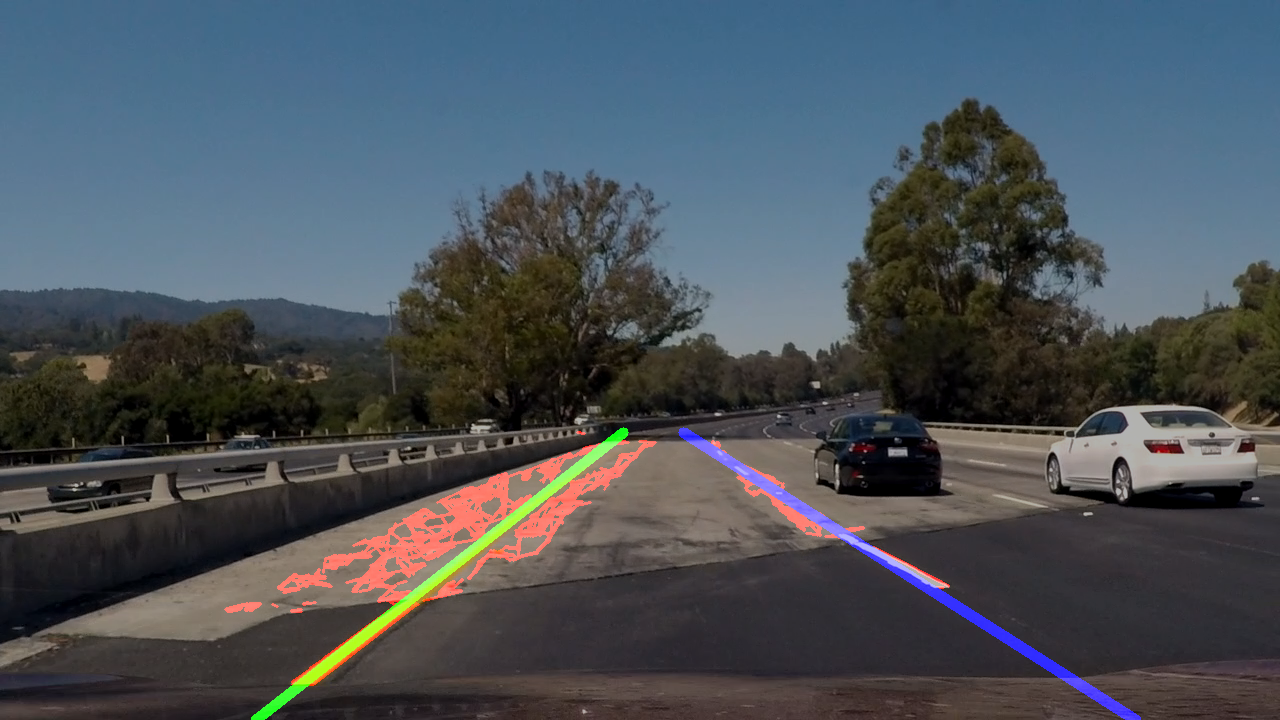
#> input picture test_images/challenge-img-105-averaged-model.png, 1280 x 720 px
$ python -i LaneLinesFinder.py   (imports and definitions only)
#> lines starting #> are read from the running program, lines starting #| are printed output that depends on the picture; after the words box and inside, x2 and y2 are one past the last pixel; in counts of white or black regions, pixels touching at a corner belong together
import matplotlib.image as mpimg
import numpy as np
import cv2
import math
from collections import deque

def grayscale(img):
    """Applies the Grayscale transform
    This will return an image with only one color channel
    but NOTE: to see the returned image as grayscale
    (assuming your grayscaled image is called 'gray')
    you should call plt.imshow(gray, cmap='gray')"""
    return cv2.cvtColor(img, cv2.COLOR_RGB2GRAY)
    # Or use BGR2GRAY if you read an image with cv2.imread()
    #return cv2.cvtColor(img, cv2.COLOR_BGR2GRAY)


def canny(img, low_threshold, high_threshold):
    """Applies the Canny transform"""
    return cv2.Canny(img, low_threshold, high_threshold)


def gaussian_blur(img, kernel_size):
    """Applies a Gaussian Noise kernel"""
    return cv2.GaussianBlur(img, (kernel_size, kernel_size), 0)


def region_of_interest(img, vertices):
    """
    Applies an image mask.

    Only keeps the region of the image defined by the polygon
    formed from `vertices`. The rest of the image is set to black.
    """
    # defining a blank mask to start with
    mask = np.zeros_like(img)

    # defining a 3 channel or 1 channel color to fill the mask with depending on the input image
    if len(img.shape) > 2:
        channel_count = img.shape[2]  # i.e. 3 or 4 depending on your image
        ignore_mask_color = (255,) * channel_count
    else:
        ignore_mask_color = 255

    # filling pixels inside the polygon defined by "vertices" with the fill color
    cv2.fillPoly(mask, vertices, ignore_mask_color)

    # returning the image only where mask pixels are nonzero
    masked_image = cv2.bitwise_and(img, mask)
    return masked_image


# [23 lines left out: function draw_lines1, not called in this run]


def hough_lines(img, rho, theta, threshold, min_line_len, max_line_gap, roi_apex):
    """
    `img` should be the output of a Canny transform.

    Returns an image with hough lines drawn.
    """

    lines = cv2.HoughLinesP(img, rho, theta, threshold, np.array([]), minLineLength=min_line_len, maxLineGap=max_line_gap)
    return lines

# Python 3 has support for cool math symbols.

def weighted_img(img, initial_img, α=0.8, β=1., λ=0.):
    """
    `img` is the output of the hough_lines(), An image with lines drawn on it.
    Should be a blank image (all black) with lines drawn on it.

    `initial_img` should be the image before any processing.

    The result image is computed as follows:

    initial_img * α + img * β + λ
    NOTE: initial_img and img must be the same shape!
    """
    return cv2.addWeighted(initial_img, α, img, β, λ)


class LaneLines(object):
    def __init__(self, left_model, right_model):
        self.left_model = left_model
        self.right_model = right_model


class LaneLinesFinder(object):
    # Define default parameters for Canny
    CANNY_LOW_THRESHOLD = 100
    CANNY_HIGH_THRESHOLD = 170

    # Define default parameters for HoughTransform
    HT_RHO = 1  # distance resolution in pixels of the Hough grid
    HT_THETA = 1 * np.pi / 180  # angular resolution in radians of the Hough grid
    HT_THRESHOLD = 5  # minimum number of votes (intersections in Hough grid cell)
    HT_MIN_LINE_LEN = 5  # minimum number of pixels making up a line
    HT_MAX_LINE_GAP = 10  # maximum gap in pixels between connectable line segments

    def __init__(self, config=None,
                 line_render_thickness=10,
                 left_line_color=[255, 0, 0], right_line_color=[255, 0, 0],
                 avg_models_len=10, avg_models_weights_start=0.01, avg_models_weights_stop=0.99, avg_models_mse_threshold = 100,
                 draw_origin_lines=False, store_images=False):
        self.result_dir = "video_result/"
        self.image_frame_idx = 0
        self.store_images = store_images
        self.draw_origin_lines = draw_origin_lines

        self.line_render_thickness = line_render_thickness
        self.left_line_color = left_line_color
        self.right_line_color = right_line_color

        self.extrapolate_consider_line_len = False
        self.extrapolate_step_len = 10

        self.avg_models_len = avg_models_len
        self.avg_models_weights_start = avg_models_weights_start
        self.avg_models_weights_stop = avg_models_weights_stop
        self.avg_models_mse_threshold = avg_models_mse_threshold

        self.last_lane_models = deque([], maxlen=self.avg_models_len)

        if config is None: config = {}
        config.setdefault('canny_low_threshold', LaneLinesFinder.CANNY_LOW_THRESHOLD)
        config.setdefault('canny_high_threshold', LaneLinesFinder.CANNY_HIGH_THRESHOLD)
        config.setdefault('ht_rho', LaneLinesFinder.HT_RHO)
        config.setdefault('ht_theta', LaneLinesFinder.HT_THETA)
        config.setdefault('ht_threshold', LaneLinesFinder.HT_THRESHOLD)
        config.setdefault('ht_min_line_len', LaneLinesFinder.HT_MIN_LINE_LEN)
        config.setdefault('ht_max_line_gap', LaneLinesFinder.HT_MAX_LINE_GAP)

        self.config = config

    def process_image(self, image):
        # NOTE: The output you return should be a color image (3 channel) for processing video below
        # TODO: put your pipeline here,
        # you should return the final output (image where lines are drawn on lanes)

        (edges, roi_img, line_img, lines_edges) = self.find_lane_lines(image,
                                                                       self.config['canny_low_threshold'], self.config['canny_high_threshold'],
                                                                       self.config['ht_rho'], self.config['ht_theta'], self.config['ht_threshold'],
                                                                       self.config['ht_min_line_len'], self.config['ht_max_line_gap'])
        if self.store_images:
            mpimg.imsave(self.result_dir + "src_img-{0}.png".format(self.image_frame_idx), image)
            mpimg.imsave(self.result_dir + "edges-{0}.png".format(self.image_frame_idx), edges)
            mpimg.imsave(self.result_dir + "roi_img-{0}.png".format(self.image_frame_idx), roi_img)
            mpimg.imsave(self.result_dir + "line_img-{0}.png".format(self.image_frame_idx), line_img)
            mpimg.imsave(self.result_dir + "lines_edges-{0}.png".format(self.image_frame_idx), lines_edges)

            self.image_frame_idx += 1

        result = lines_edges
        return result

    def find_lane_lines(self, origin_img, canny_low_threshold, canny_high_threshold,
                        ht_rho, ht_theta, ht_threshold, ht_min_line_len, ht_max_line_gap):
        width = origin_img.shape[1]
        height = origin_img.shape[0]

        # Step 1. filtering white and yellow pixels
        filtered_image = self.filter_white_and_yellow_pixels(origin_img)

        # Step 2. grayscaling
        gray = grayscale(filtered_image)

        # Step 3. blurring using gaussian
        kernel_size = 3
        blur_gray = gaussian_blur(gray, kernel_size)

        # Step 4. finding edges using canny algo
        edges = canny(blur_gray, canny_low_threshold, canny_high_threshold)

        # Step 5. masking with ROI
        ysize = height
        xsize = width
        xdelta_bottom = 5
        xdelta_top = 0.05 * width
        xmiddle = width / 2
        roi_apex = (0.6) * height
        roi_vertices = np.array([[(xdelta_bottom, ysize), (xmiddle - xdelta_top, roi_apex),
                                  (xmiddle + xdelta_top, roi_apex), (xsize - xdelta_bottom, ysize)]], dtype=np.int32)

        masked_edges = region_of_interest(edges, roi_vertices)

        # create ROI image for further debugging
        roi_img = np.copy(origin_img)
        cv2.polylines(roi_img, roi_vertices, isClosed=False, color=(0, 0, 255), thickness=2)

        # Step 6. finding lines using HoughTransform and drawing found lines
        lines = hough_lines(masked_edges, ht_rho, ht_theta, ht_threshold, ht_min_line_len, ht_max_line_gap, roi_apex)
        (line_img, left_model, right_model) = self.draw_lines(width, height, lines, roi_apex)

        # store models for further using
        self.last_lane_models.append(LaneLines(left_model, right_model))

        # Step 7. Draw the lines on the origin image
        lines_edges = weighted_img(line_img, origin_img, α=0.7, β=1., λ=0.)

        return (edges, roi_img, line_img, lines_edges)

    def draw_lines(self, width, height, lines, roi_apex):
        img = np.zeros((height, width, 3), dtype=np.uint8)

        if (lines is None):
            return img

        if self.draw_origin_lines:
            for line in lines:
                for x1, y1, x2, y2 in line:
                    cv2.line(img, (x1, y1), (x2, y2), [255, 0, 0], 2)
            # return

        height = img.shape[0]
        width = img.shape[1]

        sorted_lines = self.sort_lines_by_y(lines)
        left_lines, right_lines = self.split_lines(sorted_lines, width)

        (min_y, max_y) = (roi_apex, height)

        left_model = self.fit_lines_and_render(img, left_lines, min_y, max_y, self.left_line_color, self.line_render_thickness, True)
        right_model = self.fit_lines_and_render(img, right_lines, min_y, max_y, self.right_line_color, self.line_render_thickness, False)

        return (img, left_model, right_model)

    def fit_lines_and_render(self, img, lines, min_y, max_y, color, thickness, is_left):
        if len(lines) > 0:
            left_lines_x, left_lines_y = self.avg_line(lines)

            # we need to find x by y value, so change order of arguments
            result_model = np.poly1d(np.polyfit(left_lines_y, left_lines_x, 1))
            mse = np.mean((result_model(left_lines_y) - left_lines_x) ** 2)

            # use previous models when our current fit is not good enough
            if mse > self.avg_models_mse_threshold:
                result_model = self.avg_model(result_model, is_left)
        else:
            result_model = self.avg_model(None, is_left)

        if result_model is None:
            return None

        left_x_start = result_model(max_y)
        left_x_end = result_model(min_y)

        cv2.line(img, (int(left_x_start), int(max_y)), (int(left_x_end), int(min_y)), color, thickness)

        return result_model

    def avg_model(self, model, is_left):
        models_num = len(self.last_lane_models)
        if models_num == 0:
            return model

        weights = np.linspace(self.avg_models_weights_start, self.avg_models_weights_stop, num=models_num)
        idx = 0
        coeffs_accum = None
        for lane_model in self.last_lane_models:
            m = lane_model.left_model if is_left else lane_model.right_model
            coeffs = np.copy(m.coeffs) if m is not None else np.zeros(2)
            coeffs *= weights[idx]
            if coeffs_accum is None:
                coeffs_accum = coeffs
            else:
                coeffs_accum += coeffs
            idx += 1

        if model is not None:
            coeffs_accum += model.coeffs
            result_coeffs = coeffs_accum / (np.sum(weights) + 1)
        else:
            result_coeffs = coeffs_accum / np.sum(weights)

        return np.poly1d(result_coeffs)


    def avg_line(self, lines):
        lines_x = []
        lines_y = []
        for l in lines:
            lines_x.append(int(l.x1))
            lines_y.append(int(l.y1))

            # add more points for longer lines to avoid influence of noisy short lines
            if self.extrapolate_consider_line_len:
                len = l.x2 - l.x1
                len_abs = math.fabs(len)

                if len_abs >= 2 * self.extrapolate_step_len:
                    step_num = int(len / self.extrapolate_step_len)
                    # poly = np.poly1d(np.polyfit([l.x1, l.x2], [l.y1, l.y2], 1))
                    for s in range(1, step_num):
                        x = l.x1 + s * self.extrapolate_step_len
                        # y = poly(x)
                        y = l.calc_y(x)
                        lines_x.append(int(x))
                        lines_y.append(int(y))

            lines_x.append(int(l.x2))
            lines_y.append(int(l.y2))
        return (lines_x, lines_y)

    def split_lines(self, lines, width):
        middle_x = width / 2

        ox = Line(0, 0, 1, 0)

        left_lines_angle_threshold_start = math.radians(-30)
        left_lines_angle_threshold_end = math.radians(-60)

        right_lines_angle_threshold_start = math.radians(-120)
        right_lines_angle_threshold_end = math.radians(-155)

        left_lines = []
        right_lines = []

        for l in lines:
            angle = ox.angle_between_lines2(l)

            if l.x1 < middle_x and left_lines_angle_threshold_end <= angle <= left_lines_angle_threshold_start:
                left_lines.append(l)
            elif l.x1 > middle_x and right_lines_angle_threshold_end <= angle <= right_lines_angle_threshold_start:
                right_lines.append(l)

        return (left_lines, right_lines)

    def filter_white_and_yellow_pixels(self, origin_img):
        hsv = cv2.cvtColor(origin_img, cv2.COLOR_BGR2HSV)
        lower_white = np.array([0, 0, 200], dtype=np.uint8)
        upper_white = np.array([180, 255, 255], dtype=np.uint8)
        mask_white = cv2.inRange(hsv, lower_white, upper_white)
        res_white = cv2.bitwise_and(origin_img, origin_img, mask=mask_white)
        return res_white

        # [14 lines of commented-out code are left out]

    def sort_lines_by_y(self, lines):
        # sort by Y values
        sorted_lines = []
        for line in lines:
            for x1, y1, x2, y2 in line:
                l = Line(x1, y1, x2, y2) if y1 > y2 else Line(x2, y2, x1, y1)
                if l.is_horizontal():
                    continue
                sorted_lines.append(l)

        sorted_lines.sort(key=lambda l: l.y1, reverse=True)
        return sorted_lines


class Line(object):
    def __init__(self, x1, y1, x2, y2):
        self.x1 = x1
        self.y1 = y1
        self.x2 = x2
        self.y2 = y2

        # y = mx + b
        # Ax + By + C = 0
        self.a = y1 - y2
        self.b = x2 - x1
        self.c = x1*y2 - x2*y1

    def slope(self):
        return (self.y2 - self.y1) / (self.x2 - self.x1)

    def calc_x(self, y):
        return (-self.b*y - self.c)/self.a

    def calc_y(self, x):
        return (-self.a*x - self.c)/self.b

    def length(self):
        return math.sqrt(self.length_sq())

    # [16 lines left out: functions length_sq, angle_between_lines, not called in this run]

    def angle_between_lines2(self, line):
        ax = self.x2 - self.x1
        ay = self.y2 - self.y1
        bx = line.x2 - line.x1
        by = line.y2 - line.y1
        return math.atan2(by, bx) - math.atan2(ay, ax)

    def distance_to_pt(self, pt_x, pt_y):
        return math.fabs(self.a * pt_x + self.b * pt_y + self.c) / math.sqrt(self.a * self.a + self.b * self.b)

    def is_almost_equal(self, line, eps=0.1):
        return math.fabs(self.a - line.a) < eps and math.fabs(self.b - line.b) < eps and math.fabs(self.c - line.c) < eps

    # [10 lines left out: function is_almost_parallel, not called in this run]

    def is_horizontal(self, eps=0.1):
        return math.fabs(self.a) < eps

    def is_vertical(self):
        return self.b == 0

    def __str__(self):
        return "({0},{1}) -> ({2},{3})".format(self.x1, self.y1, self.x2, self.y2)

    def __repr__(self):
        return str(self)

>>> import cv2
>>> picture = cv2.cvtColor(cv2.imread('test_images/challenge-img-105-averaged-model.png'), cv2.COLOR_BGR2RGB)
>>> result = LaneLinesFinder().process_image(picture)
#> in filter_white_and_yellow_pixels, `mask_white = cv2.inRange(hsv, lower_white, upper_white)`:
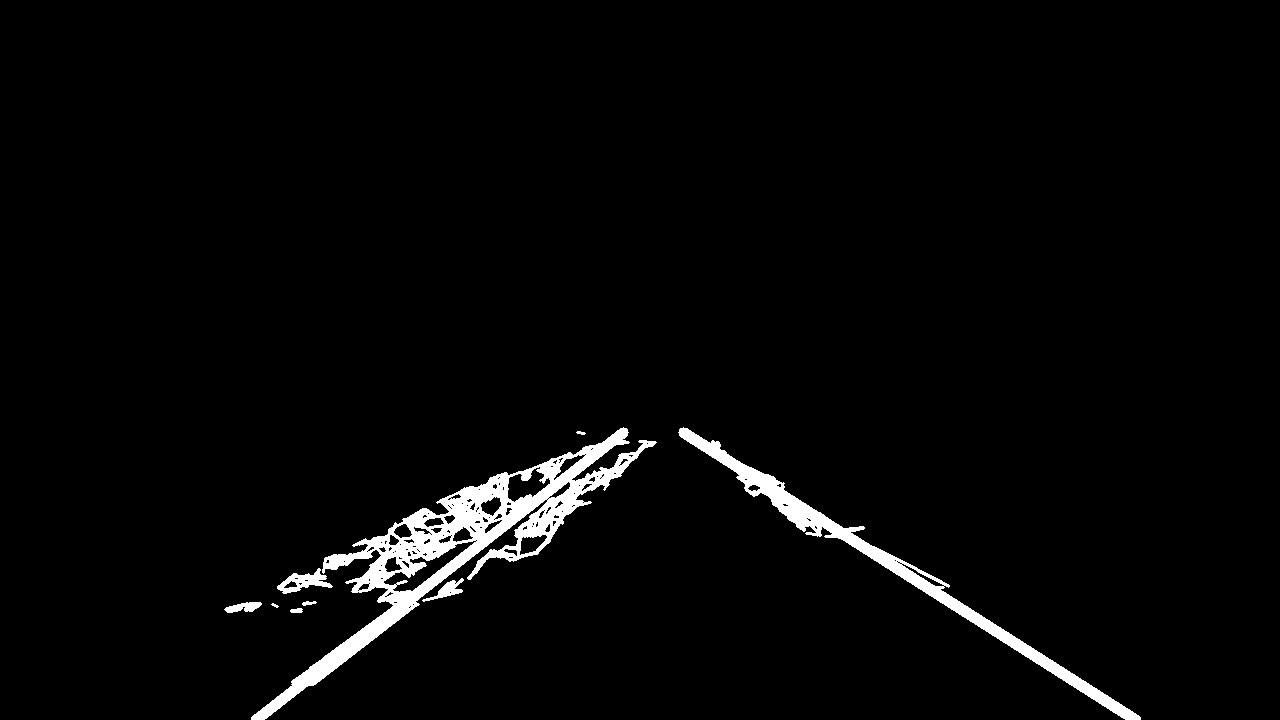
#> mask_white: shape (720, 1280); 2.8% white; 9 white regions, largest, box (x1, y1, x2, y2) and area: (251, 427, 657, 720) 16897, (678, 427, 1141, 720) 7453, (277, 568, 333, 594) 614
#> in find_lane_lines, `cv2.polylines(roi_img, roi_vertices, isClosed=False, color=(0, 0, 255)..`:
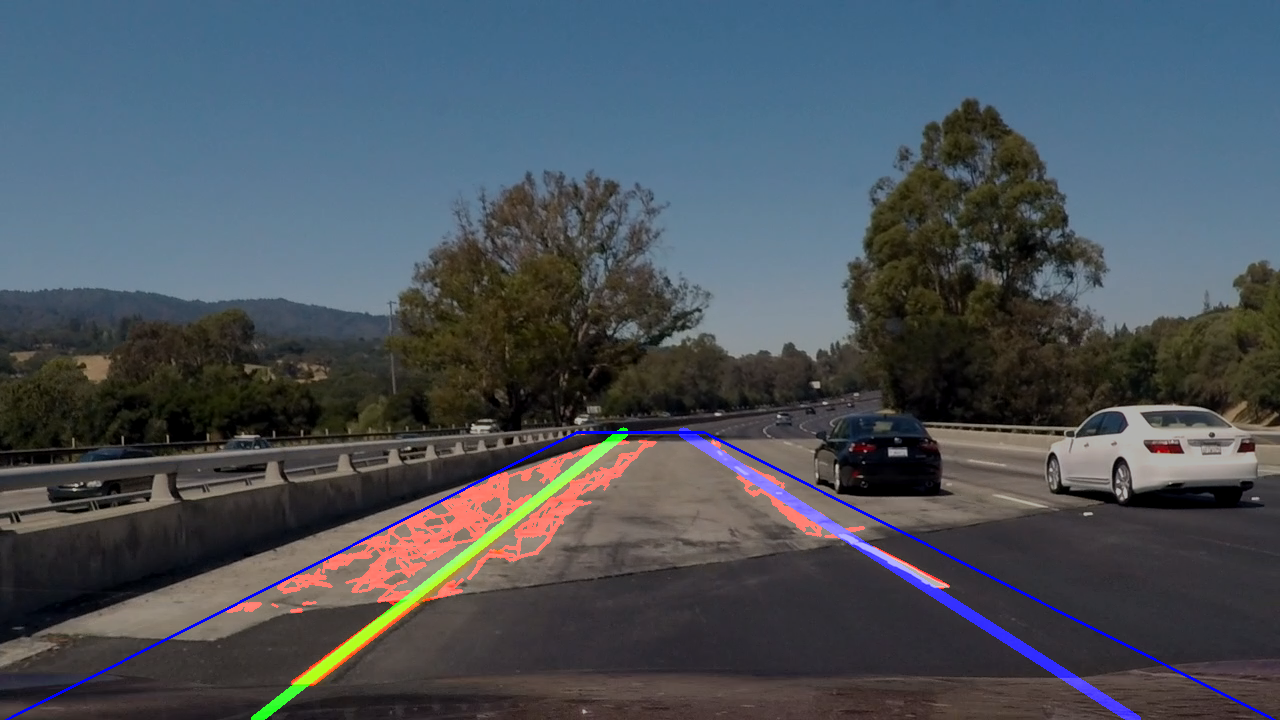
#> roi_img: shape (720, 1280, 3); mean R, G, B 74.6, 81.9, 89.7
#> in hough_lines, `lines = cv2.HoughLinesP(img, rho, theta, threshold, np.array([]), minL..`: lines = 629 rows, first 6: [842, 539, 1019, 653], [376, 632, 627, 435], [975, 612, 1139, 715], [251, 716, 291, 685], [291, 681, 477, 541], [469, 532, 511, 500]
#> the loop in sort_lines_by_y, `for line in lines:` made 629 passes
#> after the loop in sort_lines_by_y, `for line in lines:`: sorted_lines = 612 items
#> the loop in split_lines, `for l in lines:` made 612 passes
#> (bx in angle_between_lines2, by in angle_between_lines2, angle) on passes 1 to 3: (-16, -9, -2.63), (28, -22, -0.666), (40, -31, -0.659)
#> the loop in avg_line (call 2), `for l in lines:` made 70 passes
#> in weighted_img, `return cv2.addWeighted(initial_img, α, img, β, λ)`:
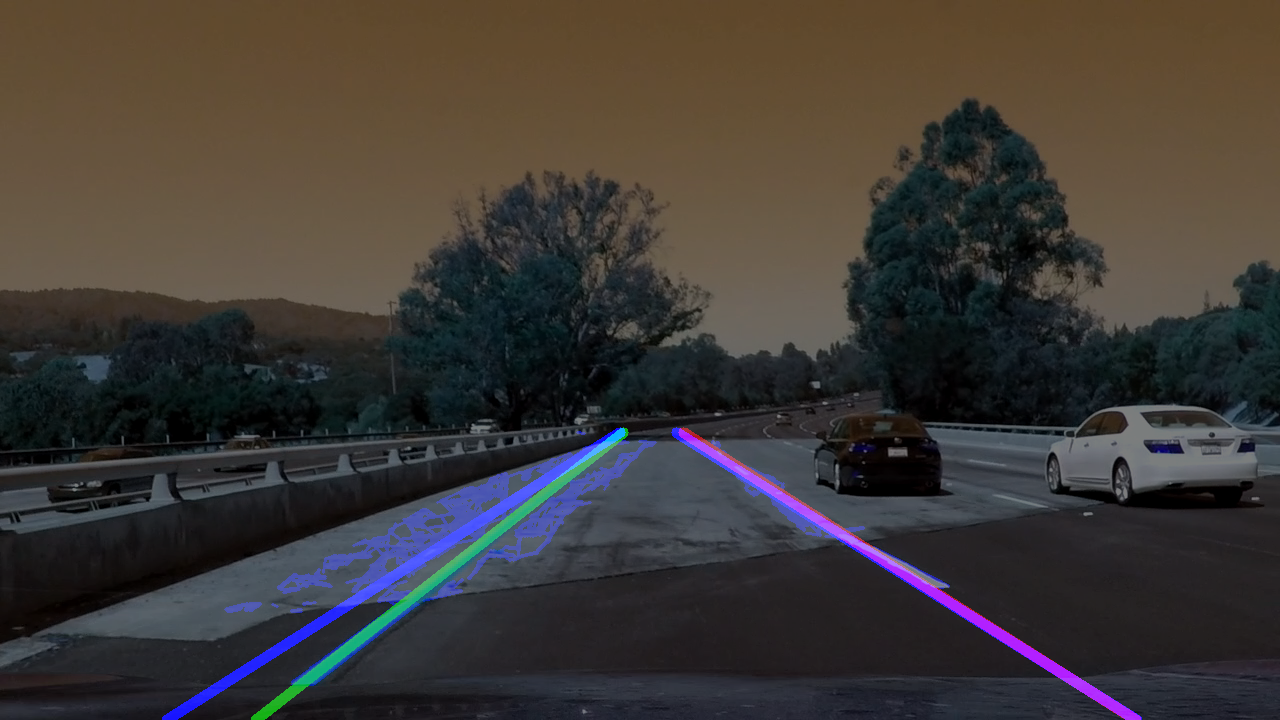
#> returned value: shape (720, 1280, 3); mean of channels 0, 1, 2 54.7, 57.6, 62.3; drawn as B, G, R
